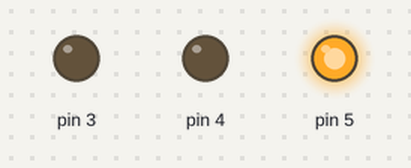
The sketch below on a simulated Arduino Uno, built with avr-gcc and run on an emulated ATmega328P. On the bench: output pins drawn as LEDs (lit = HIGH).

Above: at 0.5 s.
At 1.6 s:
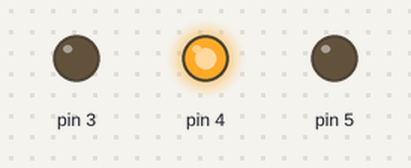
At 2.72 s:
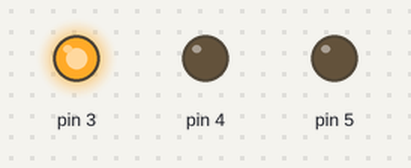
Timing chart, 0 to 3.0 s (numbered marks = the images above):
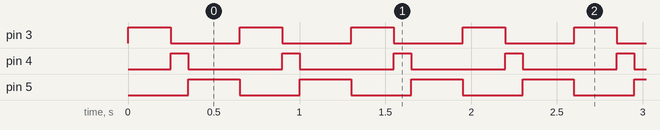

The sketch:

BT9.ino
```cpp
void setup() {
  pinMode(3,OUTPUT);
  pinMode(4,OUTPUT);
  pinMode(5,OUTPUT);

}

void loop() {

 digitalWrite(3,HIGH);
 delay(250);
 digitalWrite(3,LOW);

 digitalWrite(4,HIGH);
 delay(100);
 digitalWrite(4,LOW);

 digitalWrite(5,HIGH);
 delay(300);
 digitalWrite(5,LOW);

}
```

Measured:
- by itself, pin 3: alternates HIGH for 0.25 s and LOW for 0.40 s
- by itself, pin 4: alternates HIGH for 0.10 s and LOW for 0.55 s
- by itself, pin 5: alternates HIGH for 0.30 s and LOW for 0.35 s
